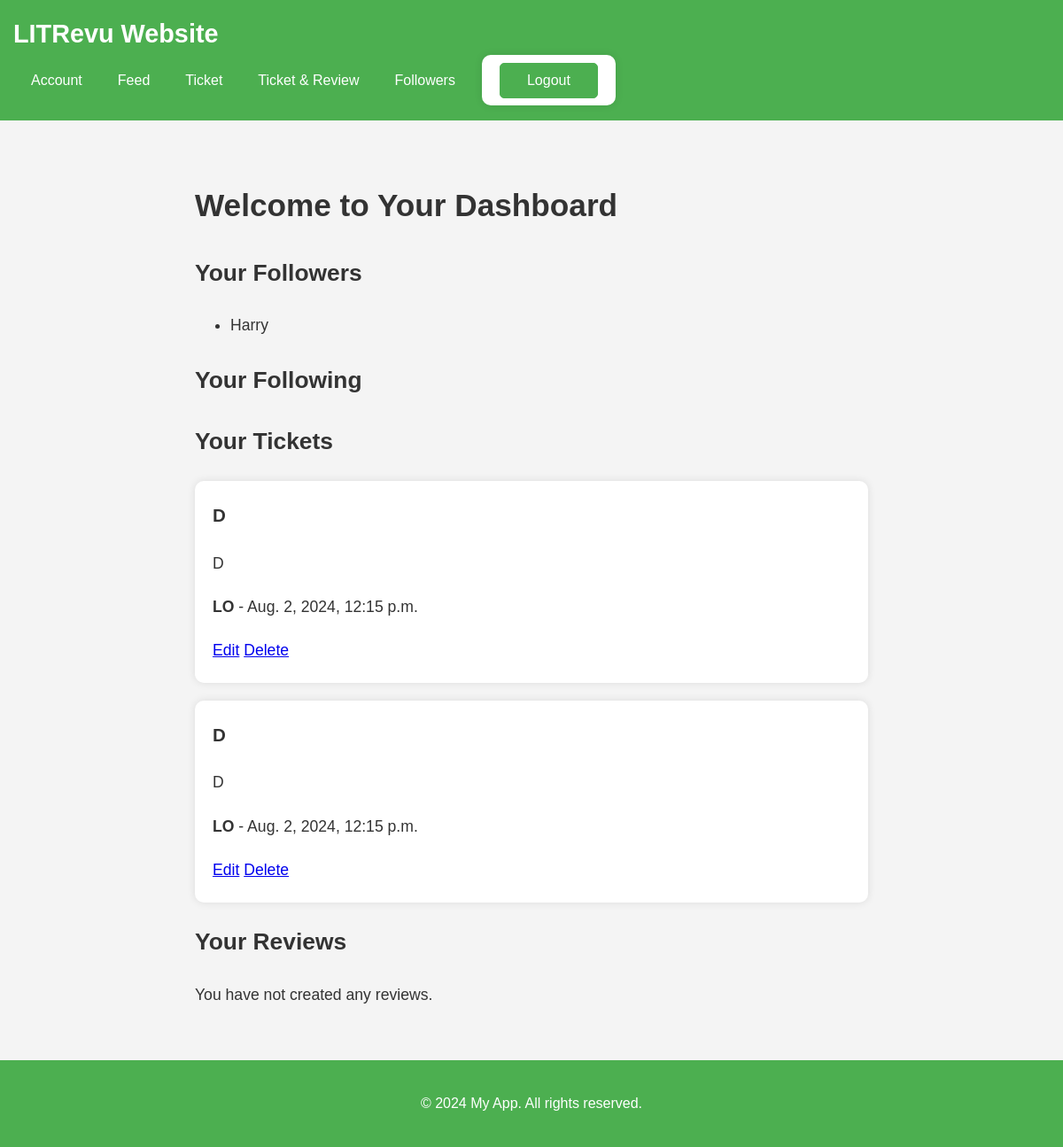
Page /dashboard/ (signed in) on the committed database.
### myapp/models.py (models this page shows, shortened)
class UserFollows(models.Model):
    user = models.ForeignKey(
        to=settings.AUTH_USER_MODEL, related_name="following", on_delete=models.CASCADE
    )
    followed_user = models.ForeignKey(
        to=settings.AUTH_USER_MODEL, related_name="followers", on_delete=models.CASCADE
    )
    class Meta:
        constraints = [
            UniqueConstraint(
                fields=["user", "followed_user"], name="unique_user_follow"
            )
        ]
        app_label = "myapp"
        verbose_name = "User Follow"
        verbose_name_plural = "User Follows"

class Ticket(models.Model):
    title = models.CharField(max_length=128)
    description = models.TextField(max_length=2048, blank=True)
    user = models.ForeignKey(to=settings.AUTH_USER_MODEL, on_delete=models.CASCADE)
    image = models.ImageField(upload_to="tickets/", null=True, blank=True)
    time_created = models.DateTimeField(auto_now_add=True)

### myapp/views.py (the view)
# urls.py: path("dashboard/", dashboard_view, name="dashboard"),
@login_required
def dashboard_view(request):
    user = request.user
    followers = user.followers.all()
    following = user.following.all()
    tickets = Ticket.objects.filter(user=user)
    reviews = Review.objects.filter(user=user)
    return render(
        request,
        "dashboard.html",
        {
            "followers": followers,
            "following": following,
            "tickets": tickets,
            "reviews": reviews,
        },
    )

### myapp/context_processors.py (called while the page is built)
def media_url(request):
    return {"media_url": settings.MEDIA_URL}

### myapp/templates/dashboard.html (shortened to what this page needs)
{% extends 'base.html' %}
{% block content %}
<h1>Welcome to Your Dashboard</h1>
<h2>Your Followers</h2>
<ul>
    {% for follower in followers %}
        <li>{{ follower.user.username }}</li>
    {% endfor %}
</ul>
<h2>Your Following</h2>
<h2>Your Tickets</h2>
{% if tickets %}
    {% for ticket in tickets %}
        <div class="card">
            <h3>{{ ticket.title }}</h3>
            <p>{{ ticket.description }}</p>
            <p><strong>{{ ticket.user.username }}</strong> - {{ ticket.time_created }}</p>
            <a href="{% url 'myapp:edit_ticket' ticket.id %}">Edit</a>
            <a href="{% url 'myapp:confirm_delete_ticket' ticket.id %}" class="btn btn-danger">Delete</a>
        </div>
    {% endfor %}
{% else %}
    <p>You have not created any tickets.</p>
{% endif %}
<h2>Your Reviews</h2>
{% if reviews %}
    {% for review in reviews %}
        <div class="card">
            <h3>{{ review.headline }}</h3>
            <p>{{ review.body }}</p>
            <p><strong>{{ review.user.username }}</strong> - {{ review.time_created }}</p>
            <p>Rating: {{ review.rating }}</p>
            <a href="{% url 'myapp:edit_review' review.id %}">Edit</a>
            <a href="{% url 'myapp:confirm_delete_review' review.id %}" class="btn btn-danger">Delete</a>
        </div>
    {% endfor %}
{% else %}
    <p>You have not created any reviews.</p>
{% endif %}
{% endblock %}

### static/css/style.css (style rules this page uses)
body { font-family: Arial, sans-serif; background-color: #f4f4f4; margin: 0; padding: 0; color: #333; line-height: 1.6; box-sizing: border-box; }
*, *::before, *::after { box-sizing: inherit; }
h1, h2 { color: #333; margin-bottom: 20px; }
.card, form { background-color: white; padding: 20px; border-radius: 10px; box-shadow: 0 0 10px rgba(0, 0, 0, 0.1); margin-bottom: 20px; }
.card h3, .form-group label { margin-top: 0; }

### rows in the picture
UserFollows: user.username "Harry"
Ticket: title "D", description "D", user.username "LO", time_created "Aug. 2, 2024, 12:15 p.m."
Ticket: title "D", description "D", user.username "LO", time_created "Aug. 2, 2024, 12:15 p.m."
